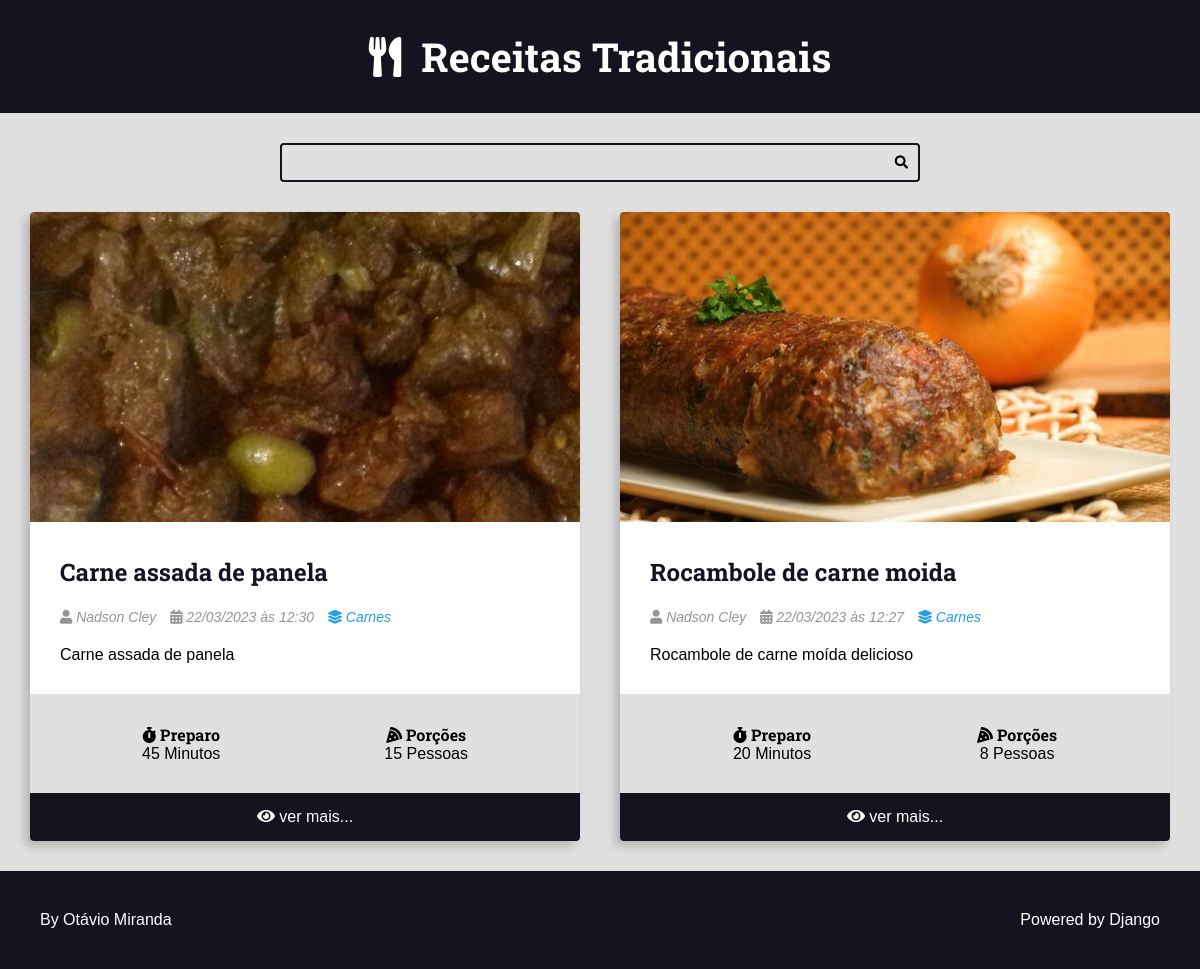
Page /recipes/category/3/ on the committed database.
### recipes/models.py (models this page shows, shortened)
class Recipe(models.Model):
    title = models.CharField(max_length=65)
    description = models.CharField(max_length=165)
    slug = models.SlugField()
    preparation_time = models.IntegerField()
    preparation_time_unit = models.CharField(max_length=65)
    servings = models.IntegerField()
    servings_unit = models.CharField(max_length=65)
    preparation_steps = models.TextField()
    preparation_steps_is_html = models.BooleanField(default=False)
    created_at = models.DateTimeField(auto_now_add=True)
    updated_at = models.DateTimeField(auto_now=True)
    is_published = models.BooleanField(default=False)
    cover = models.ImageField(
        upload_to='recipes/covers/%Y/%m/%d/', blank=True, default='')
    category = models.ForeignKey(
        Category, on_delete=models.SET_NULL, null=True, blank=True,
        default=None,
    )
    author = models.ForeignKey(
        User, on_delete=models.SET_NULL, null=True
    )

class Category(models.Model):
    name = models.CharField(max_length=65)

### recipes/views.py (the view)
# urls.py: path('recipes/category/<int:category_id>/',
def category(request, category_id):
    recipes = Recipe.objects.filter(
        category__id=category_id,
        is_published=True,
    ).order_by('-id')
    return render(request, 'recipes/pages/category.html', context={
        'recipes': recipes,
    })

### recipes/templates/recipes/pages/category.html (shortened to what this page needs)
{% extends 'global/base.html' %}
{% block content %}
<div class="main-content main-content-list container">
    {% for recipe in recipes %}
        {% include 'recipes/partials/recipe.html' %}
    {% endfor %}
</div>
{% endblock content %}

### recipes/templates/recipes/partials/recipe.html (shortened to what this page needs)
<div class="recipe recipe-list-item">
    {% if recipe.cover %}
        <div class="recipe-cover">
            <a href="{% url 'recipes:recipe' recipe.id %}">
                <img src="{{ recipe.cover.url }}" alt="Temporário">
            </a>
        </div>
    {% endif %}
    <div class="recipe-title-container">
        <h2 class="recipe-title">
            <a href="{% url 'recipes:recipe' recipe.id %}">
                {{ recipe.title }}
            </a>
        </h2>
    </div>
    <div class="recipe-author">
        <span class="recipe-author-item">
            <i class="fas fa-user"></i>
            {% if recipe.author.first_name %}
                {{ recipe.author.first_name }} {{ recipe.author.last_name }}
            {% else %}
                {{ recipe.author.username }}
            {% endif %}
        </span>
        <span class="recipe-author-item">
            <i class="fas fa-calendar-alt"></i>
            {{ recipe.created_at|date:"d/m/Y" }} às {{ recipe.created_at|date:"H:i" }}
        </span>
        {% if recipe.category is not None %}
            <span class="recipe-author-item">
                <a href="{% url 'recipes:category' recipe.category.id %}">
                    <i class="fas fa-layer-group"></i>
                    <span>{{ recipe.category.name }}</span>
                </a>
            </span>
        {% endif %}
    </div>
    <div class="recipe-content">
        <p>{{ recipe.description }}</p>
    </div>
    <div class="recipe-meta-container">
        <div class="recipe-meta recipe-preparation">
            <h3 class="recipe-meta-title"><i class="fas fa-stopwatch"></i> Preparo</h3>
            <div class="recipe-meta-text">
                {{ recipe.preparation_time }} {{ recipe.preparation_time_unit }}
            </div>
        </div>
        <div class="recipe-meta recipe-servings">
            <h3 class="recipe-meta-title"><i class="fas fa-pizza-slice"></i> Porções</h3>
            <div class="recipe-meta-text">
                {{ recipe.servings }} {{ recipe.servings_unit }}
            </div>
        </div>
    </div>
    {% if is_detail_page is not True %}
        <footer class="recipe-footer">
            <a class="recipe-read-more button button-dark button-full-width" href="{% url 'recipes:recipe' recipe.id %}">
                <i class="fas fa-eye"></i>
                <span>ver mais...</span>
            </a>
        </footer>
    {% endif %}
</div>

### recipes/static/recipes/css/styles.css (style rules this page uses)
:root { --color-primary: #269fe6; --color-primary-hover: #2086c2; --color-primary-dark: #13141f; --color-primary-dark-hover: #212336; --color-primary-light: #d4ecfa; --color-primary-light-hover: #bdd8e7; --color-white: #fff; --color-black: #000; --color-dark-text: #444; --color-info-light: #cce5ff; --color-debug-light: #cce5ff; --color-success-light: #d4edda; --color-alert-light: #fff3cd; --color-warning-light: #fff3cd; --color-error-light: #f8d7da; --color-info-dark: #4d86c4; --color-debug-dark: #4d86c4; --color-success-dark: #4a9c5d; --color-alert-dark: #927f40; --color-warning-dark: #927f40; --color-error-dark: #da525d; --color-gray-0: #f9f9f9; --color-gray-1: #e0e0e0; --color-gray-2: #c7c7c7; --color-gray-3: #aeaeae; --color-gray-4: #959595; --color-gray-5: #7d7d7d; --color-gray-6: #646464; --color-gray-7: #4b4b4b; --color-gray-8: #323232; --color-gray-9: #191919; --font-primary: sans-serif; --font-headings: 'Roboto Slab', serif; --spacing-gutter-medium: 3rem; --spacing-gutter-large: 4rem; }
* { padding: 0; margin: 0; box-sizing: border-box; }
html { font-size: 62.5%; }
body { font-size: 1.6rem; font-family: var(--font-primary); background: var(--color-gray-1); }
h1, h2, h3, h4, h5, h6 { font-family: var(--font-headings); }
.container { max-width: 144rem; margin: 0 auto; padding: var(--spacing-gutter-medium); }
.main-content { padding-top: 0; }
.main-content-list { display: grid; grid-template-columns: repeat(auto-fit, minmax(340px, 1fr)); gap: var(--spacing-gutter-large); }
.recipe { background: var(--color-white); box-shadow: -5px 5px 10px rgba(0, 0, 0, .2); transform: scale(1); transition: all 300ms ease-in-out; border-radius: .4rem; overflow: hidden; }
.recipe img { max-width: 100%; }
.recipe-list-item { max-width: 64rem; height: fit-content; }
.recipe-title-container { padding: var(--spacing-gutter-medium); padding-bottom: 2rem; }
.recipe-title-container a { text-decoration: none; color: var(--color-primary-dark); }
.recipe-author { padding: 0 var(--spacing-gutter-medium); }
.recipe-content { padding: var(--spacing-gutter-medium); padding-top: 2rem; }
.recipe-author-item { color: var(--color-gray-4); margin-right: 1rem; font-style: italic; font-size: 1.4rem; }
.recipe-author a { color: var(--color-primary); transition: all 300ms ease-in-out; text-decoration: none; }
.recipe-meta-container { display: flex; flex-flow: row wrap; padding: var(--spacing-gutter-medium); background: var(--color-gray-1); }
.recipe-meta { display: flex; flex-flow: column nowrap; flex-shrink: 1; flex-grow: 1; text-align: center; }
.recipe-meta-title { font-size: 1.6rem; }
.recipe-footer a { background: var(--color-primary-dark); display: block; color: var(--color-white); text-decoration: none; text-align: center; padding: 1.5rem var(--spacing-gutter-medium); transition: all 300ms ease-in-out; }

### rows in the picture
Recipe: cover (picture), title "Carne assada de panela", author.first_name "Nadson Cley", created_at "22/03/2023", created_at "12:30", category.name "Carnes", description "Carne assada de panela", preparation_time "45", preparation_time_unit "Minutos", servings "15", servings_unit "Pessoas"
Recipe: cover (picture), title "Rocambole de carne moida", author.first_name "Nadson Cley", created_at "22/03/2023", created_at "12:27", category.name "Carnes", description "Rocambole de carne moída delicioso", preparation_time "20", preparation_time_unit "Minutos", servings "8", servings_unit "Pessoas"
